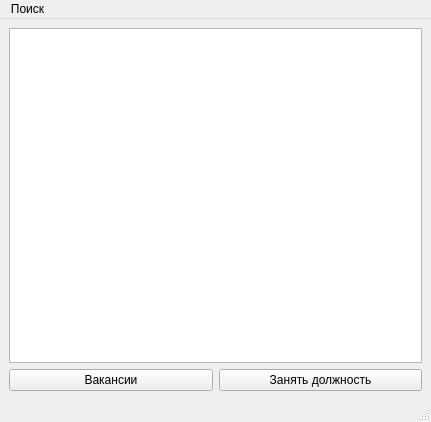
<?xml version="1.0" encoding="UTF-8"?>
<ui version="4.0">
 <class>MainWindow</class>
 <widget class="QMainWindow" name="MainWindow">
  <property name="geometry">
   <rect>
    <x>0</x>
    <y>0</y>
    <width>431</width>
    <height>422</height>
   </rect>
  </property>
  <property name="windowTitle">
   <string>Vocations</string>
  </property>
  <widget class="QWidget" name="centralwidget">
   <layout class="QVBoxLayout" name="verticalLayout">
    <item>
     <layout class="QGridLayout" name="gridLayout">
      <item row="0" column="0">
       <widget class="QTableView" name="tableView"/>
      </item>
     </layout>
    </item>
    <item>
     <layout class="QGridLayout" name="gridLayout_2">
      <item row="0" column="0">
       <widget class="QPushButton" name="vocationButton">
        <property name="text">
         <string>Вакансии</string>
        </property>
       </widget>
      </item>
      <item row="0" column="1">
       <widget class="QPushButton" name="workButton">
        <property name="text">
         <string>Занять должность</string>
        </property>
       </widget>
      </item>
     </layout>
    </item>
   </layout>
  </widget>
  <widget class="QMenuBar" name="menubar">
   <property name="geometry">
    <rect>
     <x>0</x>
     <y>0</y>
     <width>431</width>
     <height>25</height>
    </rect>
   </property>
   <widget class="QMenu" name="menu">
    <property name="title">
     <string>Поиск</string>
    </property>
    <addaction name="action"/>
   </widget>
   <addaction name="menu"/>
  </widget>
  <widget class="QStatusBar" name="statusbar"/>
  <action name="action">
   <property name="text">
    <string>Поиск</string>
   </property>
   <property name="shortcut">
    <string>Ctrl+F</string>
   </property>
  </action>
 </widget>
 <resources/>
 <connections/>
</ui>
